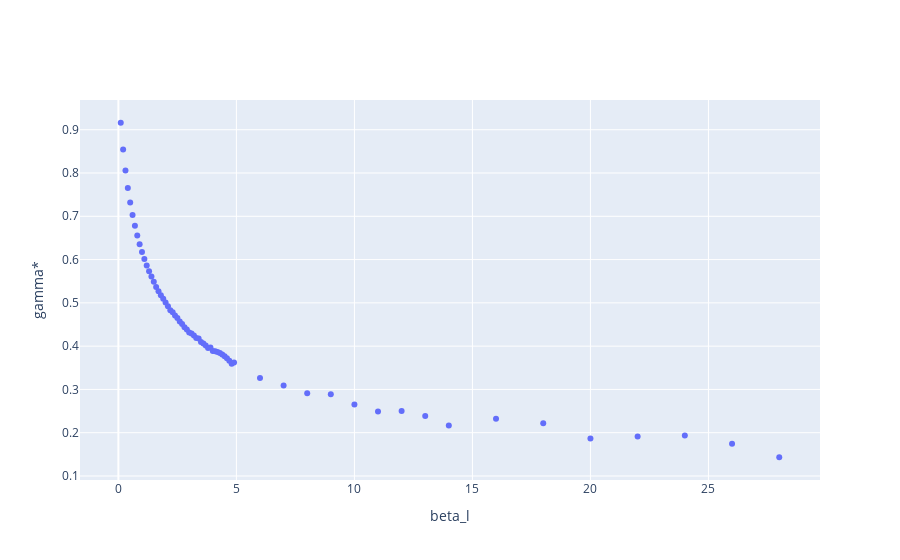

Source (notebook cell):
### Code cell
fig = go.Figure()
fig.add_trace(go.Scatter(x=beta_l_vec, y=gamma_star_vec,
                    mode='markers',
                    name = 'gamma*'))

fig.update_layout(xaxis_title = "beta_l", yaxis_title = "gamma*")
